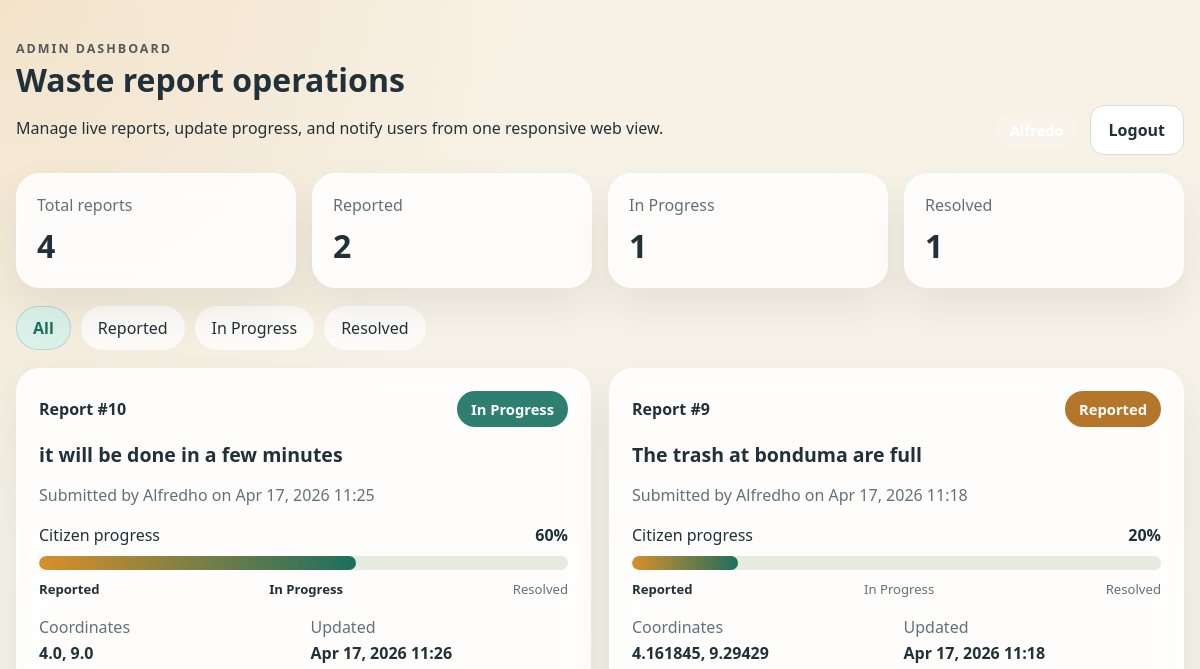
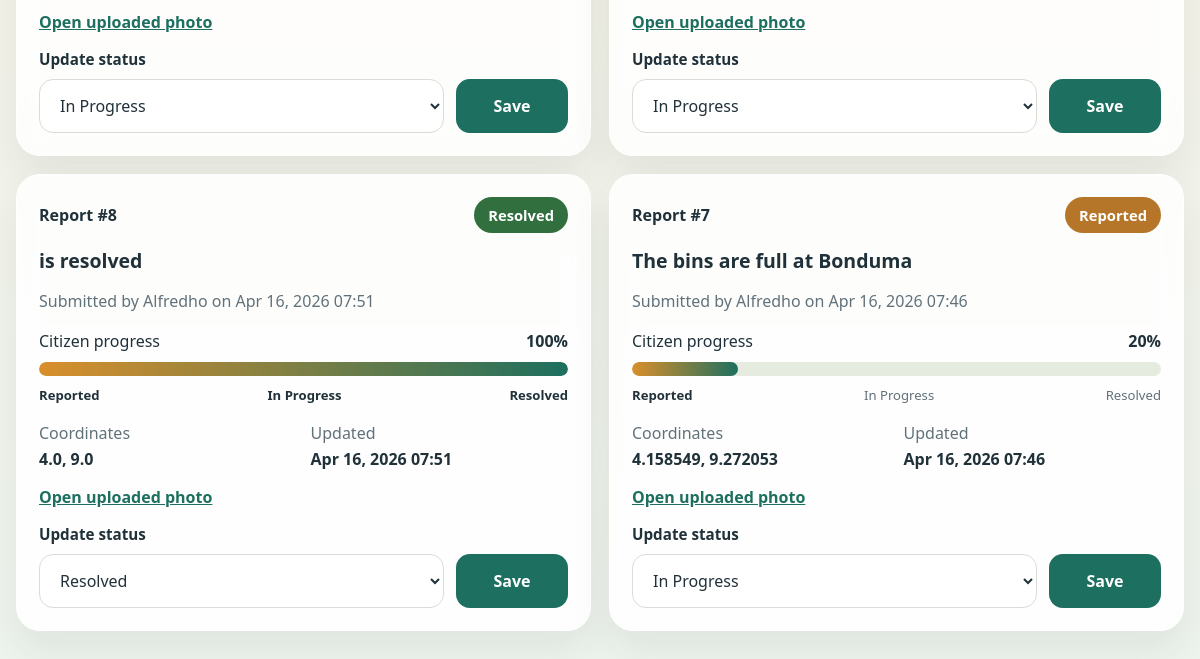
The page /dashboard/ (signed in) on the database as committed earlier (2 pictures, top to bottom).
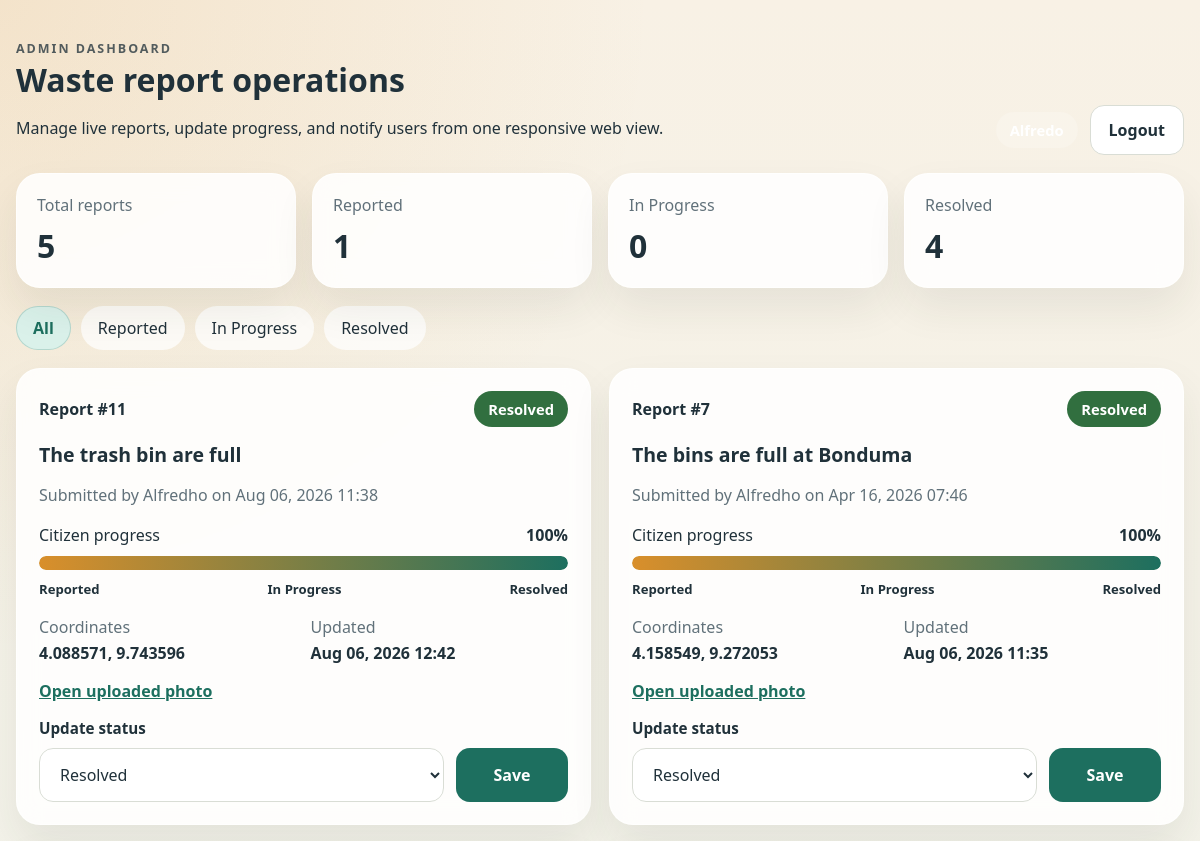
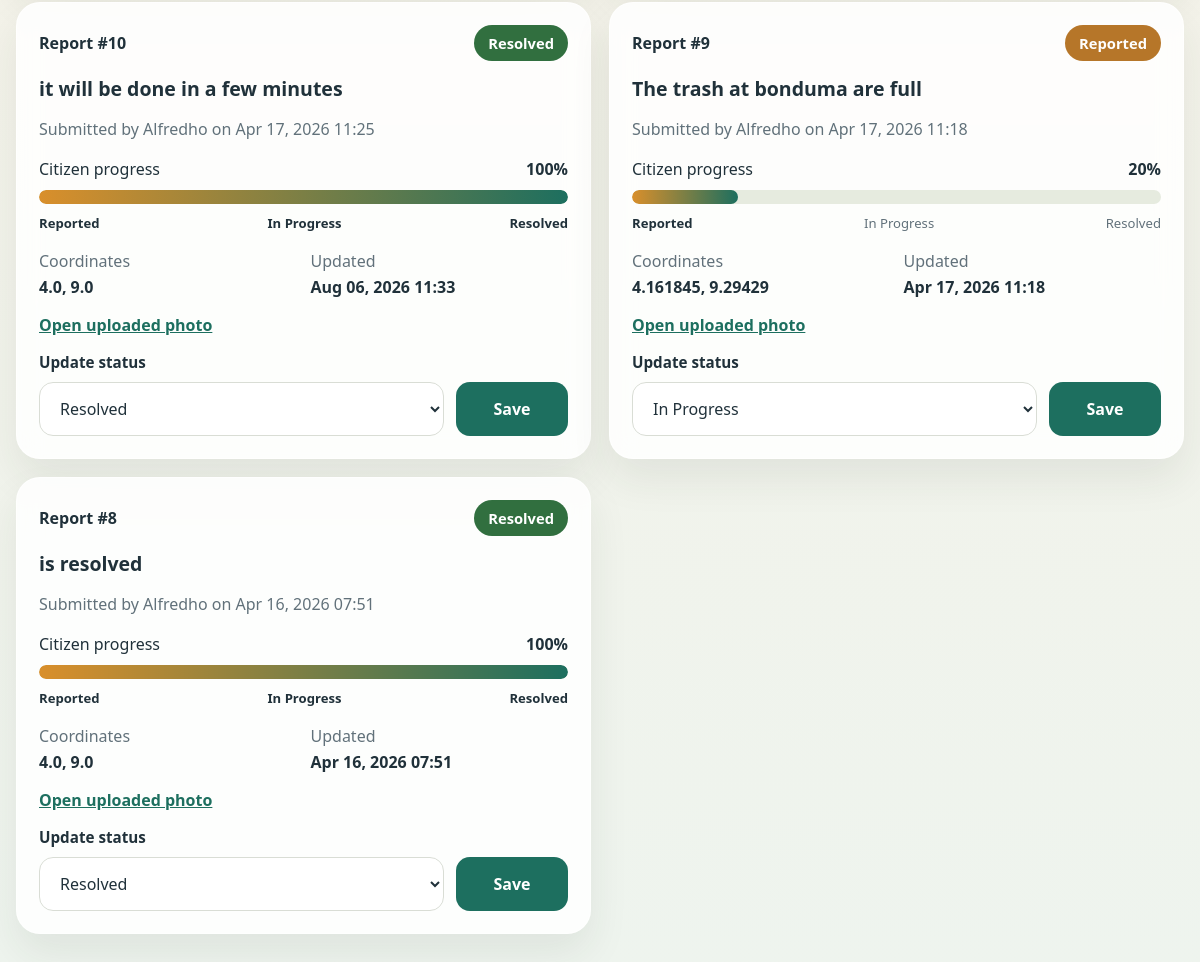
The same page on the database as committed later (2 pictures, top to bottom).
### apps/reports/models.py (models this page shows, shortened)
class WasteReport(models.Model):
    class Status(models.TextChoices):
        REPORTED = "reported", "Reported"
        IN_PROGRESS = "in_progress", "In Progress"
        RESOLVED = "resolved", "Resolved"
    user = models.ForeignKey(settings.AUTH_USER_MODEL, on_delete=models.CASCADE, related_name="waste_reports")
    description = models.TextField()
    photo = models.ImageField(upload_to="reports/")
    latitude = models.FloatField()
    longitude = models.FloatField()
    status = models.CharField(max_length=20, choices=Status.choices, default=Status.REPORTED)
    created_at = models.DateTimeField(auto_now_add=True)
    updated_at = models.DateTimeField(auto_now=True)
    @property
    def progress_percent(self) -> int:
        if self.status == self.Status.RESOLVED:
            return 100
        if self.status == self.Status.IN_PROGRESS:
            return 60
        return 20
    @property
    def progress_step(self) -> int:
        if self.status == self.Status.RESOLVED:
            return 3
        if self.status == self.Status.IN_PROGRESS:
            return 2
        return 1

### apps/users/models.py (models this page shows, shortened)
class User(AbstractUser):
    class Role(models.TextChoices):
        CITIZEN = 'citizen', 'Citizen'
        ADMIN = 'admin', 'Admin'
    role = models.CharField(max_length=20, choices=Role.choices, default=Role.CITIZEN)
    phone_number = models.CharField(max_length=20, blank=True)
    profile_photo = models.ImageField(upload_to='profiles/', blank=True, null=True)

### apps/reports/views.py (the view)
# urls.py: path('', AdminDashboardView.as_view(), name='reports-dashboard-home'),
class AdminDashboardView(AdminOnlyMixin, TemplateView):
    template_name = 'reports/dashboard_home.html'
    def get_context_data(self, **kwargs):
        context = super().get_context_data(**kwargs)
        status_filter = self.request.GET.get('status', '').strip()
        queryset = WasteReport.objects.select_related('user').order_by('-updated_at')
        if status_filter in {
            WasteReport.Status.REPORTED,
            WasteReport.Status.IN_PROGRESS,
            WasteReport.Status.RESOLVED,
        }:
            queryset = queryset.filter(status=status_filter)
        summary_rows = WasteReport.objects.values('status').annotate(total=Count('id'))
        summary = {
            WasteReport.Status.REPORTED: 0,
            WasteReport.Status.IN_PROGRESS: 0,
            WasteReport.Status.RESOLVED: 0,
        }
        for row in summary_rows:
            summary[row['status']] = row['total']
        context.update(
            {
                'reports': queryset,
                'selected_status': status_filter,
                'summary': summary,
                'status_choices': WasteReport.Status.choices,
                'total_reports': sum(summary.values()),
            }
        )
        return context

### apps/reports/views.py (called while the page is built)
    def dispatch(self, request, *args, **kwargs):
        if not request.user.is_authenticated:
            return redirect('reports-dashboard-login')
        if not (request.user.is_staff or request.user.role == 'admin'):
            raise DjangoPermissionDenied('Only admin users can access the dashboard.')
        return super().dispatch(request, *args, **kwargs)

### apps/reports/templates/reports/dashboard_home.html (shortened to what this page needs)
{% load static %}
<!DOCTYPE html>
<html lang="en">
<head>
  <link rel="stylesheet" href="{% static 'reports/admin_dashboard.css' %}">
</head>
<body class="dashboard-body">
  <header class="dashboard-header">
    <div>
      <span class="eyebrow">Admin Dashboard</span>
      <h1>Waste report operations</h1>
      <p>Manage live reports, update progress, and notify users from one responsive web view.</p>
    </div>
    <div class="header-actions">
      <span class="admin-pill">{{ request.user.username }}</span>
      <form method="post" action="{% url 'reports-dashboard-logout' %}" class="logout-form">
        <button type="submit" class="secondary-button">Logout</button>
      </form>
    </div>
  </header>
  <main class="dashboard-main">
    <section class="summary-grid">
      <article class="summary-card">
        <span>Total reports</span>
        <strong>{{ total_reports }}</strong>
      </article>
      <article class="summary-card">
        <span>Reported</span>
        <strong>{{ summary.reported }}</strong>
      </article>
      <article class="summary-card">
        <span>In Progress</span>
        <strong>{{ summary.in_progress }}</strong>
      </article>
      <article class="summary-card">
        <span>Resolved</span>
        <strong>{{ summary.resolved }}</strong>
      </article>
    </section>
    <section class="filter-bar">
      <a class="{% if not selected_status %}active{% endif %}" href="{% url 'reports-dashboard-home' %}">All</a>
      {% for status_value, status_label in status_choices %}
        <a class="{% if selected_status == status_value %}active{% endif %}" href="{% url 'reports-dashboard-home' %}?status={{ status_value }}">{{ status_label }}</a>
      {% endfor %}
    </section>
    <section class="reports-grid">
      {% for report in reports %}
        <article class="report-card">
          <div class="report-meta">
            <span class="report-id">Report #{{ report.id }}</span>
            <span class="status-badge status-{{ report.status }}">{{ report.get_status_display }}</span>
          </div>
          <h2>{{ report.description }}</h2>
          <p class="muted">Submitted by {{ report.user.username }} on {{ report.created_at|date:"M d, Y H:i" }}</p>
          <div class="progress-block">
            <div class="progress-topline">
              <span>Citizen progress</span>
              <strong>{{ report.progress_percent }}%</strong>
            </div>
            <div class="progress-track">
               <div class="progress-fill status-{{ report.status }}" style="--progress-width: {{ report.progress_percent }}%;"></div>
            </div>
            <div class="progress-steps">
              <span class="{% if report.progress_step >= 1 %}done{% endif %}">Reported</span>
              <span class="{% if report.progress_step >= 2 %}done{% endif %}">In Progress</span>
              <span class="{% if report.progress_step >= 3 %}done{% endif %}">Resolved</span>
            </div>
          </div>
          <dl class="report-details">
            <div><dt>Coordinates</dt><dd>{{ report.latitude }}, {{ report.longitude }}</dd></div>
            <div><dt>Updated</dt><dd>{{ report.updated_at|date:"M d, Y H:i" }}</dd></div>
          </dl>
          {% if report.photo %}
            <a class="report-photo-link" href="{{ report.photo.url }}" target="_blank" rel="noreferrer">Open uploaded photo</a>
          {% endif %}
          <form method="post" action="{% url 'reports-dashboard-status' report.id %}" class="status-form">
            <label for="status-{{ report.id }}">Update status</label>
            <div class="status-form-row">
              <select id="status-{{ report.id }}" name="status">
                <option value="in_progress" {% if report.status == 'in_progress' %}selected{% endif %}>In Progress</option>
                <option value="resolved" {% if report.status == 'resolved' %}selected{% endif %}>Resolved</option>
              </select>
              <button type="submit" class="primary-button">Save</button>
            </div>
          </form>
        </article>
      {% empty %}
        <article class="empty-state">
          <h2>No reports found</h2>
          <p>Try another filter or wait for new citizen submissions.</p>
        </article>
      {% endfor %}
    </section>
  </main>
</body>
</html>

### apps/reports/static/reports/admin_dashboard.css (style rules this page uses)
:root { --bg: #f5efe4; --surface: #fffaf2; --surface-strong: #ffffff; --ink: #20313a; --muted: #61717a; --primary: #1d6f5f; --primary-soft: #daf1ea; --accent: #d98f2b; --danger: #b34b3c; --line: #d9ddd5; --shadow: 0 20px 40px rgba(35, 50, 44, 0.08); }
* { box-sizing: border-box; }
body.dashboard-body { margin: 0; min-height: 100vh; font-family: "Segoe UI", Tahoma, Geneva, Verdana, sans-serif; color: var(--ink); background: radial-gradient(circle at top left, rgba(217, 143, 43, 0.14), transparent 30%), linear-gradient(180deg, #f8f1e5 0%, #eef4ee 100%); }
.auth-badges span, .admin-pill, .status-badge { display: inline-flex; align-items: center; border-radius: 999px; padding: 8px 14px; font-size: 0.92rem; font-weight: 600; }
.auth-badges span, .admin-pill { background: rgba(255, 255, 255, 0.18); color: white; }
.auth-panel-form h2, .dashboard-header h1 { margin: 0 0 8px; }
.eyebrow { text-transform: uppercase; letter-spacing: 0.16em; font-size: 0.78rem; font-weight: 700; opacity: 0.76; }
.muted { color: var(--muted); }
.auth-form, .status-form { display: grid; gap: 10px; }
label { font-weight: 600; font-size: 0.95rem; }
input, select { width: 100%; border: 1px solid var(--line); border-radius: 14px; padding: 14px 16px; font: inherit; background: #fff; color: var(--ink); }
.primary-button, .secondary-button { display: inline-flex; align-items: center; justify-content: center; border-radius: 14px; padding: 13px 18px; font: inherit; font-weight: 700; text-decoration: none; border: none; cursor: pointer; }
.primary-button { background: var(--primary); color: white; }
.secondary-button { background: white; color: var(--ink); border: 1px solid var(--line); }
.dashboard-header, .dashboard-main { width: min(1240px, calc(100% - 32px)); margin-inline: auto; }
.dashboard-header { display: flex; justify-content: space-between; gap: 24px; align-items: end; padding: 36px 0 18px; }
.header-actions { display: flex; gap: 12px; align-items: center; }
.logout-form { margin: 0; }
.dashboard-main { padding-bottom: 40px; }
.summary-grid { display: grid; grid-template-columns: repeat(4, minmax(0, 1fr)); gap: 16px; margin-bottom: 18px; }
.summary-card, .report-card, .empty-state { background: rgba(255, 255, 255, 0.86); backdrop-filter: blur(12px); border: 1px solid rgba(255, 255, 255, 0.6); box-shadow: var(--shadow); border-radius: 24px; }
.summary-card { padding: 20px; }
.summary-card span { display: block; color: var(--muted); margin-bottom: 8px; }
.summary-card strong { font-size: 2rem; }
.filter-bar { display: flex; flex-wrap: wrap; gap: 10px; margin-bottom: 18px; }
.filter-bar a { text-decoration: none; color: var(--ink); padding: 10px 16px; border-radius: 999px; background: rgba(255, 255, 255, 0.74); border: 1px solid transparent; }
.filter-bar a.active { background: var(--primary-soft); border-color: rgba(29, 111, 95, 0.2); color: var(--primary); font-weight: 700; }
.reports-grid { display: grid; grid-template-columns: repeat(2, minmax(0, 1fr)); gap: 18px; }
.report-card, .empty-state { padding: 22px; }
.report-card h2 { margin: 14px 0 8px; font-size: 1.22rem; }
.report-meta, .progress-topline, .status-form-row { display: flex; justify-content: space-between; align-items: center; gap: 12px; }
.report-id { font-weight: 700; }
.status-badge { color: white; }
.status-reported { background: #b67629; }
.status-resolved { background: #316f3f; }
.progress-block { margin: 18px 0; }
.progress-track { margin-top: 10px; height: 14px; border-radius: 999px; background: #e6ebdf; overflow: hidden; }
.progress-fill { height: 100%; border-radius: inherit; background: linear-gradient(90deg, #d98f2b 0%, #1d6f5f 100%); width: var(--progress-width); }
.progress-steps { margin-top: 10px; display: flex; justify-content: space-between; gap: 8px; font-size: 0.82rem; color: var(--muted); }
.progress-steps .done { color: var(--ink); font-weight: 700; }
.report-details { display: grid; grid-template-columns: repeat(2, minmax(0, 1fr)); gap: 14px; margin: 0 0 16px; }
.report-details dt { color: var(--muted); margin-bottom: 4px; }
.report-details dd { margin: 0; font-weight: 600; }
.report-photo-link { display: inline-block; margin-bottom: 16px; color: var(--primary); font-weight: 700; }
.status-form-row { align-items: stretch; }
.status-form-row .primary-button { min-width: 112px; }

Rows that differ between the two databases and show on the page:
added WasteReport: id "11", status "Resolved", description "The trash bin are full", user.username "Alfredho", created_at "Aug 06, 2026 11:38", progress_percent "100", latitude "4.088571", longitude "9.743596", updated_at "Aug 06, 2026 12:42"
changed WasteReport "The bins are full at Bonduma": status "Reported" → "Resolved"; progress_percent "20" → "100"; updated_at "Apr 16, 2026 07:46" → "Aug 06, 2026 11:35"; status "In Progress" → "Resolved"; moves up the list
changed WasteReport "it will be done in a few minutes": status "In Progress" → "Resolved"; progress_percent "60" → "100"; updated_at "Apr 17, 2026 11:26" → "Aug 06, 2026 11:33"
Other text that changed with them:
{{ total_reports }}: "4" → "5"
{{ summary.reported }}: "2" → "1"
{{ summary.in_progress }}: "1" → "0"
{{ summary.resolved }}: "1" → "4"
